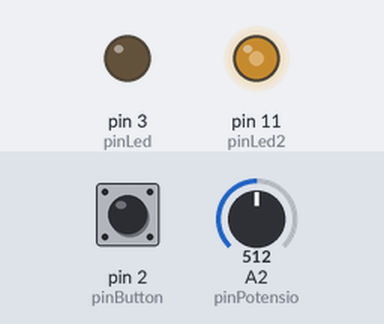
The sketch below on a simulated Arduino Uno, built with avr-gcc and run on an emulated ATmega328P. Parts: output pins drawn as LEDs (lit = HIGH). The inputs (shaded band) are chosen by the test bench; at power-on: A2 (pinPotensio) = 512, pin 2 (pinButton) HIGH.

Above: at 1.2 s.
1.3 s: A2 (pinPotensio) set to 716
At 2.3 s:
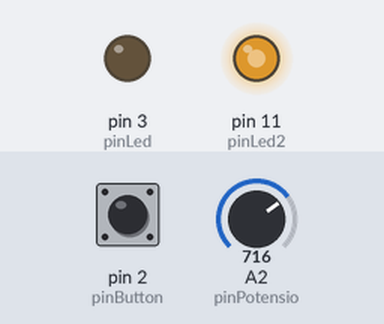
3.1 s: pin 2 (pinButton) pulled LOW for 0.25 s
At 3.3 s:
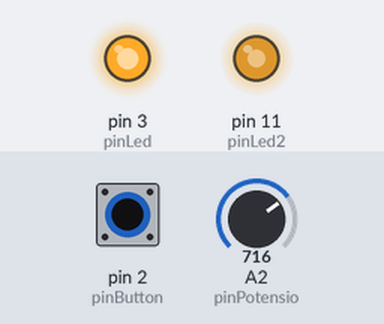
4.9 s: A2 (pinPotensio) set to 900
At 6.3 s:
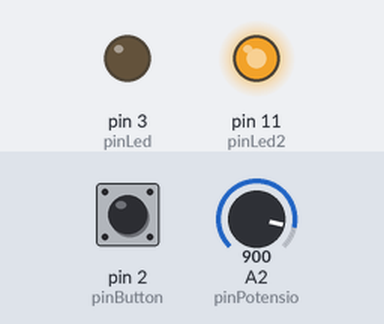
6.7 s: pin 2 (pinButton) pulled LOW for 1 s
At 7.5 s:
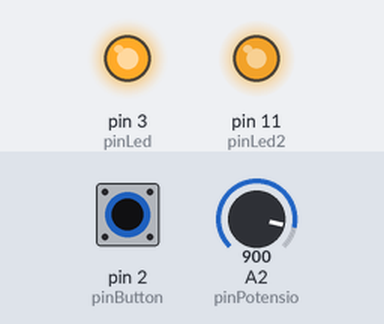
9.3 s: A2 (pinPotensio) set to 122
At 10.8 s:
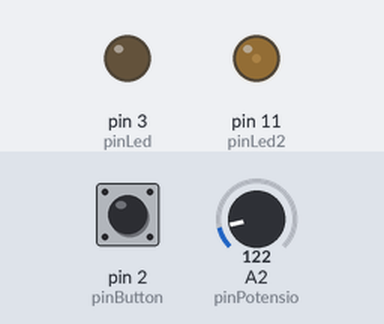
11.1 s: pin 2 (pinButton) pulled LOW for 0.25 s
At 11.3 s:
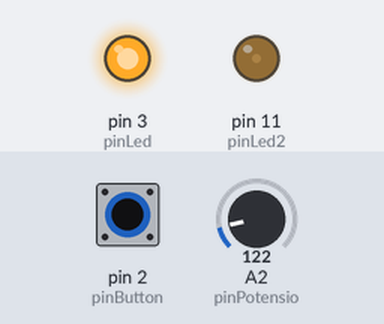
Timing chart, 0 to 13.9 s (numbered marks = the images above; inputs shaded):
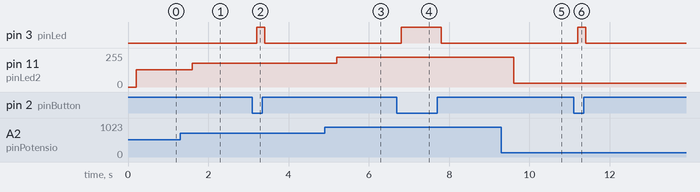

Measured:
- after the input at 1.3 s, pin 11 (pinLed2): 128/255 → 179/255 after 0.30 s
- after the input at 3.1 s, pin 3 (pinLed): LOW → HIGH after 0.10 s, → LOW 0.20 s later
- after the input at 4.9 s, pin 11 (pinLed2): 179/255 → 225/255 after 0.30 s
- after the input at 6.7 s, pin 3 (pinLed): LOW → HIGH after 0.10 s, → LOW 1.0 s later
- after the input at 9.3 s, pin 11 (pinLed2): 225/255 → 30/255 after 0.31 s
- after the input at 11.1 s, pin 3 (pinLed): LOW → HIGH after 0.11 s, → LOW 0.20 s later

The sketch:

potensiometer_button.ino
```cpp
#define pinButton 2
#define pinLed 3
#define pinLed2 11
#define pinPotensio A2

void setup() {
  Serial.begin(9600);
  pinMode(pinButton, INPUT_PULLUP);
  pinMode(pinLed, OUTPUT);
  pinMode(pinLed2, OUTPUT);
  // put your setup code here, to run once:


  // Serial.println("Sudah terbiasa terjadi tante..");
  // delay(6000);
  // Serial.println("Teman datang ketika lagi butuh saja..");
  // delay(3000);
  // Serial.println("Coba kalo lagi susah..");

}

void loop() {

  // Serial.print("Nilai Push Button: ");
  // Serial.println(digitalRead(pinButton));
  // Serial.print("Nilai Potensio Meter: ");
  // Serial.println(analogRead(pinPotensio));
  int potensio = analogRead(pinPotensio);
  if(digitalRead(pinButton)==LOW){
    digitalWrite(pinLed, HIGH);
    // Serial.println("LED ON");
  }else{
    digitalWrite(pinLed, LOW);
    // Serial.println("LED OFF");
  }
  delay(200);

  analogWrite(pinLed2, (potensio / 4));


  // put your main code here, to run repeatedly:

}
```
